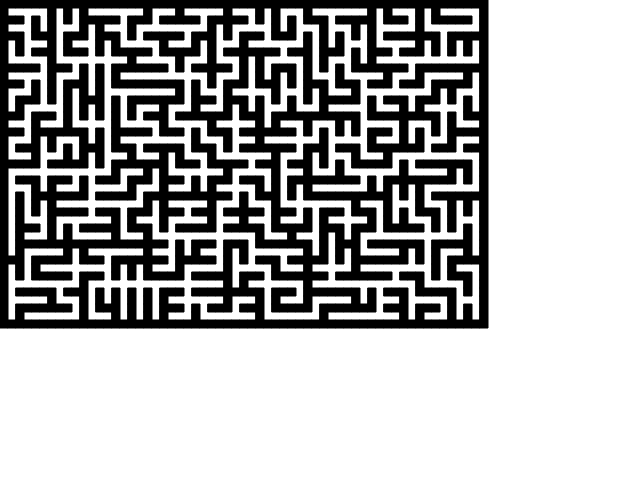
Frame 1 (no input)
Frame 2 (the mouse pressed at the canvas centre, redrawn once): identical to frame 1, image omitted

The p5.js sketch that drew this single still picture (run headless with seeded random() and noise() and a simulated clock; the mouse was pressed at the canvas centre and the sketch redrawn once):

// p5.js sketch
// ── sketch.js
let maze;
let size_x = 20;
let size_y = 30;

function setup() {
  createCanvas(640, 480);
  maze = generateMaze(size_x, size_y);
  fill(0);
  noLoop();
}

function draw() {
  background(255);
  let blocksize = min(width, height)/(max(size_x, size_y)*2);
  for (let c=0; c< maze[0].length+2; c++)
    rect(0, c*blocksize, blocksize, blocksize); // paint borders
  for (let r = 0; r < maze.length; r++) {
    for (let c = 0; c < maze[0].length; c++) {
        if (maze[r][c]) 
          rect((r+1)*blocksize, (c+1)*blocksize, blocksize, blocksize);
    }
    rect((r+1)*blocksize, 0, blocksize, blocksize); // paint borders
    rect((r+1)*blocksize, (maze[0].length+1)*blocksize, blocksize, blocksize); // paint borders
  }
  for (let c=0; c< maze[0].length+2; c++) // paint borders
    rect((maze.length+1)*blocksize, c*blocksize, blocksize, blocksize);
}

/**
  generates a maze with (x,y) cells. Note that the actual maze is
  larger as the maze cells are divided by rows and cols of walls.
*/
function generateMaze(mazeSizeX, mazeSizeY) {
  // init maze double the size to have rows and cols of cells ...
  // surrounding walls are left out.
  let maze = Array(mazeSizeY * 2 - 1)
    .fill()
    .map(() => Array(mazeSizeX * 2 - 1));
  for (let r = 0; r < mazeSizeY * 2 - 1; r++) {
    for (let c = 0; c < mazeSizeX * 2 - 1; c++) {
      if (r % 2 == 0 && c % 2 == 0) maze[r][c] = 0;
      else maze[r][c] = 1;
    }
  }
  // generate maze by randomized Kruskals's algorithm
  // remember: cells are in (r%2 == 0 && c%2==0) indexes.
  let wallList = []; // create the list of walls ..
  for (let r = 0; r < mazeSizeY; r++) {
    for (let c = 0; c < mazeSizeX; c++) {
      // for each cell, add the lower and right wall:
      if (2*r+1 < maze.length) // last row
        wallList.push({r: 2*r+1, c:2*c, type:"vertical"});
      if (2*c+1 < maze[0].length) // last col
        wallList.push({r: 2*r, c:2*c+1, type:"horizontal"});
    }
  }
  let sets = [] // create the cell sets, each cell in a single set
  for (let r = 0; r < mazeSizeY; r++) {
    for (let c = 0; c < mazeSizeX; c++) {
      sets.push([{r:r, c:c}]);
    }
  }  
  shuffle(wallList, true); // p5js shuffle
  for (let w of wallList) {
    let c1, c2;
    if (w.type == "horizontal") { // find the neighbouring cells:
      // r/2 und c-1/2, c+1/2
      c1 = {r: w.r/2, c: (w.c-1)/2};
      c2 = {r: w.r/2, c: (w.c+1)/2};
    } else {
      c1 = {r: (w.r+1)/2, c: w.c/2};
      c2 = {r: (w.r-1)/2, c: w.c/2};
    }
    // find the sets with the cells within
    let s1, s2;
    let i1, i2;
    for (let i = 0; i < sets.length; i++) {
      let s = sets[i];
      if (s.length >0) {
        if (isInList(s, c1))  {
          s1 = s;
          i1 = i;
        }
        if (isInList(s, c2)) {
          s2 = s;
          i2 = i;
        }
      }
    }
    if (!isSame(s1,s2)) {
      sets[i1] = s1.concat(s2); // union
      sets.splice(i2, 1); // remove from set list
      maze[w.r][w.c] = 0; // remove wall
    }
  }
  return maze;
}

function isInList(list, item) {
  result = false;
  for (let l of list) {
    if (l.r == item.r && l.c == item.c) {
      result = true;
      break; 
    }
  }
  return result;
}

function isSame(list1, list2) {
  if (list1.length != list2.length) return false; // speed up
  result = true;
  for (let l of list1) {
    if (!isInList(list2, l)) return false;
  }
  for (let l of list2) {
    if (!isInList(list1, l)) return false;
  }
  return result;
}
